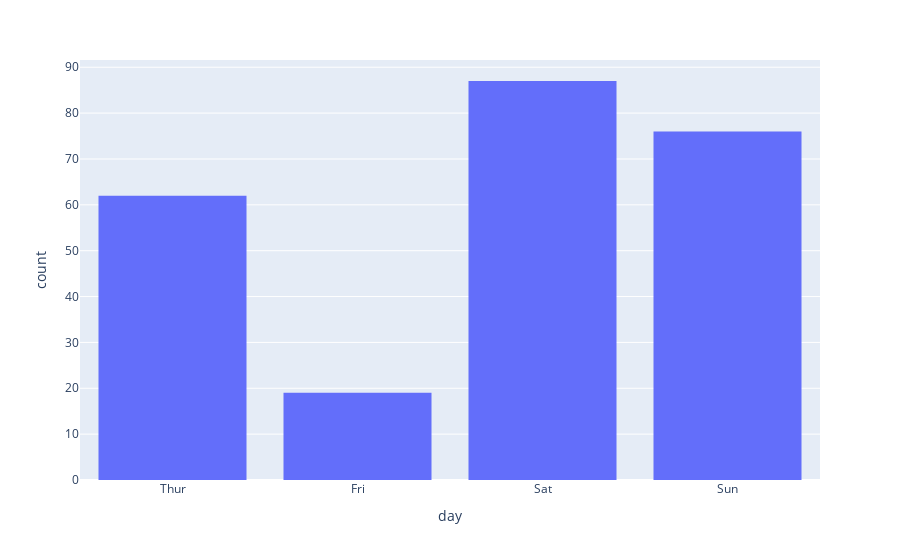

Write notebook code for a chart like this one.
### Code cell
fig = px.histogram(rest_df, x="day", category_orders=dict(day=["Thur", "Fri", "Sat", "Sun"]))
fig.show()

### Figure 1 — Plotly figure (JSON) as saved in the notebook; plotly's stock layout.template omitted (floating-point values rounded to 4 significant figures; data arrays with more than 128 entries replaced by an {"elided": "..."} marker saying what was removed)
{"data": [{"alignmentgroup": "True", "bingroup": "x", "hovertemplate": "day=%{x}<br>count=%{y}<extra></extra>", "legendgroup": "", "marker": {"color": "#636efa", "pattern": {"shape": ""}}, "name": "", "offsetgroup": "", "orientation": "v", "showlegend": false, "type": "histogram", "x": {"elided": "244 str values"}, "xaxis": "x", "yaxis": "y"}], "layout": {"barmode": "relative", "legend": {"tracegroupgap": 0}, "margin": {"t": 60}, "xaxis": {"anchor": "y", "categoryarray": ["Thur", "Fri", "Sat", "Sun"], "categoryorder": "array", "domain": [0, 1], "title": {"text": "day"}}, "yaxis": {"anchor": "x", "domain": [0, 1], "title": {"text": "count"}}}}
